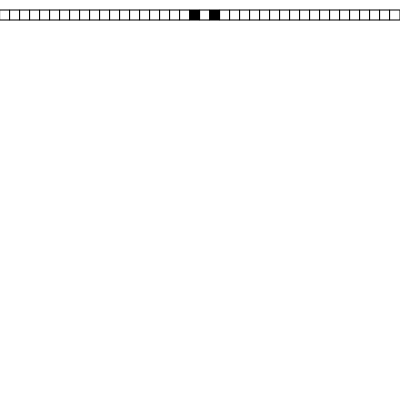
Frame 1 (no input)
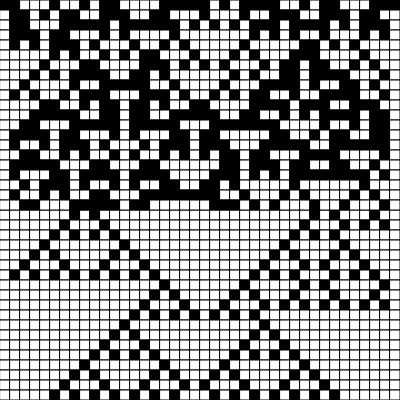
Frame 60 (no input)
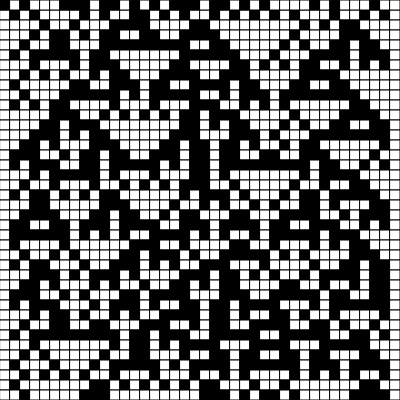
Frame 120 (the mouse pressed at the canvas centre since frame 60)

The p5.js sketch that drew these frames (run headless with seeded random() and noise() and a simulated clock; from frame 60 on, the mouse is pressed at the canvas centre):

// p5.js sketch
// ── sketch.js
let ca;

function setup() {
  frameRate(20);
  createCanvas(400, 400);
  ca = new CA();
}

function draw() {
  ca.generate();
  ca.rules();
  ca.display();
}

// ── CA.js
class CA {
  constructor() {
    // the width of each cell
    this.w = 10;

    // all cells start with state 0, except the center cell has state 1
    this.cells = new Array(width / this.w).fill(0);
    this.cells[this.cells.length / 2] = 1;

    // keep track of generations
    this.generation = 0;

    // rule 90 in Wolfram's CA
    this.ruleSet = [0, 1, 0, 1, 1, 0, 1, 0];
  }

  generate() {
    // an array to store the state for the next generation
    let nextGen = new Array(this.cells.length).fill(0);

    // update generation
    for (let i = 1; i < this.cells.length - 1; i++) {
      // look at the states from the current array
      let left = this.cells[i - 1];
      let middle = this.cells[i];
      let right = this.cells[i + 1];

      // create a new generation from a rule
      nextGen[i] = this.rules(left, middle, right);

      // the new generation becomes the current generation
    }
    this.cells = nextGen;
    this.generation++;
  }

  // look up a new state from the ruleset
  rules(a, b, c) {
    // join three bits into a string
    let s = "" + a + b + c;

    // translate binary into a index in the ruleset
    let index = parseInt(s, 2);

    // return a new state from the rule in the ruleset
    return this.ruleSet[index];
  }

  display() {
    // call restart() when the last generation reaches the edge of the canvas
    if (this.generation * this.w >= height) {
      this.restart();
    }
    for (let i = 0; i < this.cells.length; i++) {
      // 0 -> white, 1 -> black
      if (this.cells[i] === 1) fill(0);
      else fill(255);
      // display each generation
      rect(i * this.w, this.generation * this.w, this.w, this.w);
    }
  }
  // randomize the states of cells and reset generation counter
  restart() {
    this.cells = new Array(width / this.w)
      .fill(0)
      .map((elem) => Math.round(Math.random()));
    this.generation = 0;
  }
}
